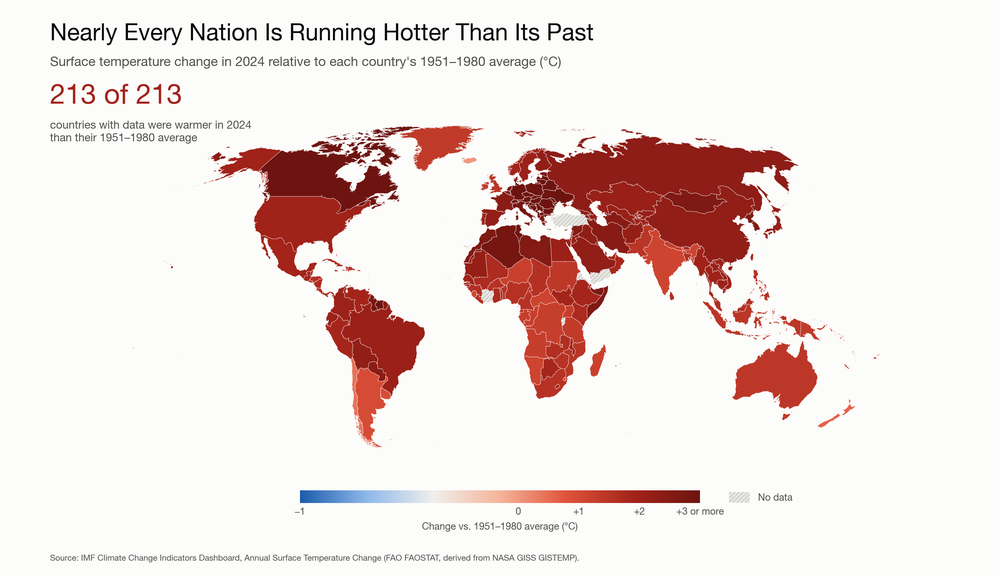
#> input picture viz_A_choropleth.png, 1000 x 575 px, shrunk from 3000 x 1725 before the run
$ python make_checkpoint_pdf.py
#> lines starting #> are read from the running program, lines starting #| are printed output that depends on the picture
"""Build checkpoint_skeleton.pdf: 3 letter-landscape pages.

Page 1: Viz A + Viz A2 (both "it's real" charts).
Page 2: Viz B + Viz C (both "it's overstated" charts).
Page 3: proposition, leaning and deceptive-technique bullets.

Pages 1-2 carry neutral headings so they don't give away which side each argues;
page 3 explains it.
"""
from pathlib import Path

import matplotlib.image as mpimg
import matplotlib.pyplot as plt
from matplotlib.backends.backend_pdf import PdfPages
from matplotlib.patches import Rectangle

ROOT = Path(__file__).parent
INK_2 = "#52514e"

plt.rcParams["font.family"] = ["Helvetica Neue", "Helvetica", "Arial", "DejaVu Sans"]


def chart_page(pdf, heading, image, second=None, placeholder=None):
    """Two charts stacked on one page; `second` is an image file, or `placeholder` text if not built yet."""
#> called with heading = 'Set 1', image = 'viz_A_choropleth.png', second = 'viz_A2_share_warmer.png'
    fig = plt.figure(figsize=(11, 8.5))
    fig.text(0.05, 0.955, heading, fontsize=16, fontweight="bold")
    ax = fig.add_axes([0.05, 0.47, 0.9, 0.46])
    ax.imshow(mpimg.imread(ROOT / image))
    ax.set_axis_off()
    box = fig.add_axes([0.05, 0.04, 0.9, 0.39])
    box.set_axis_off()
    if second:
        box.imshow(mpimg.imread(ROOT / second))
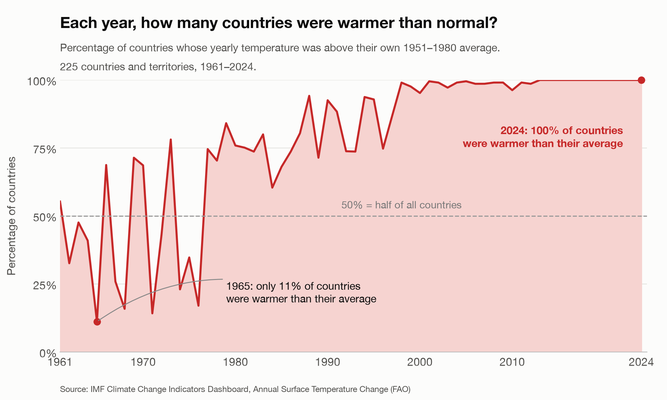
#> input picture viz_A2_share_warmer.png, 667 x 400 px, shrunk from 2000 x 1200 before the run
    else:
        box.add_patch(Rectangle((0, 0), 1, 1, fill=False, ls="--", ec=INK_2, transform=box.transAxes))
        box.text(0.5, 0.5, placeholder, ha="center", va="center", fontsize=13, color=INK_2,
                 transform=box.transAxes)
    pdf.savefig(fig)
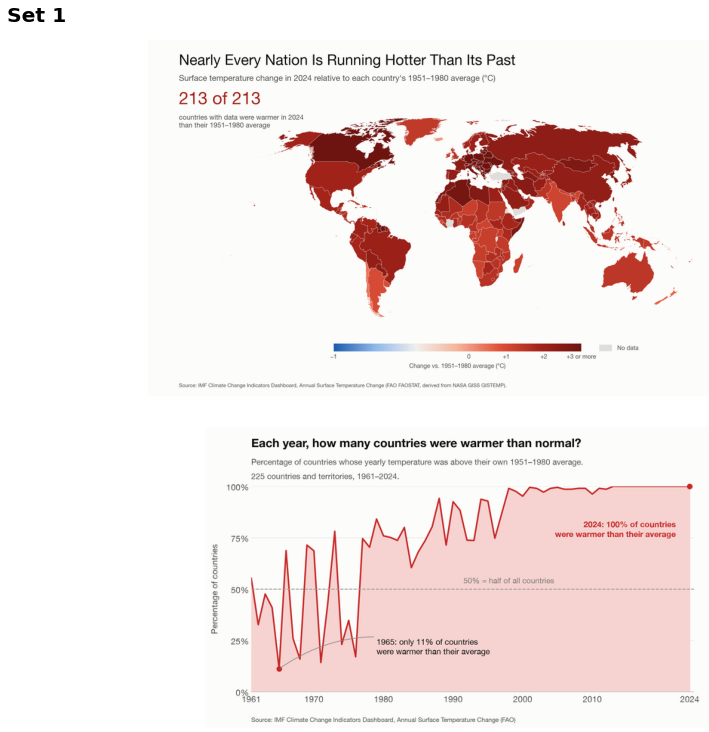
#> figure drawn by matplotlib, 2 panels
    plt.close(fig)


with PdfPages(ROOT / "checkpoint_skeleton.pdf") as pdf:
    chart_page(pdf, "Set 1", "viz_A_choropleth.png", second="viz_A2_share_warmer.png")
    chart_page(pdf, "Set 2", "viz_B_yoy.png", second="viz_C_wide_axis.png")
#> call 2 of chart_page, with heading = 'Set 2', image = 'viz_B_yoy.png', second = 'viz_C_wide_axis.png'
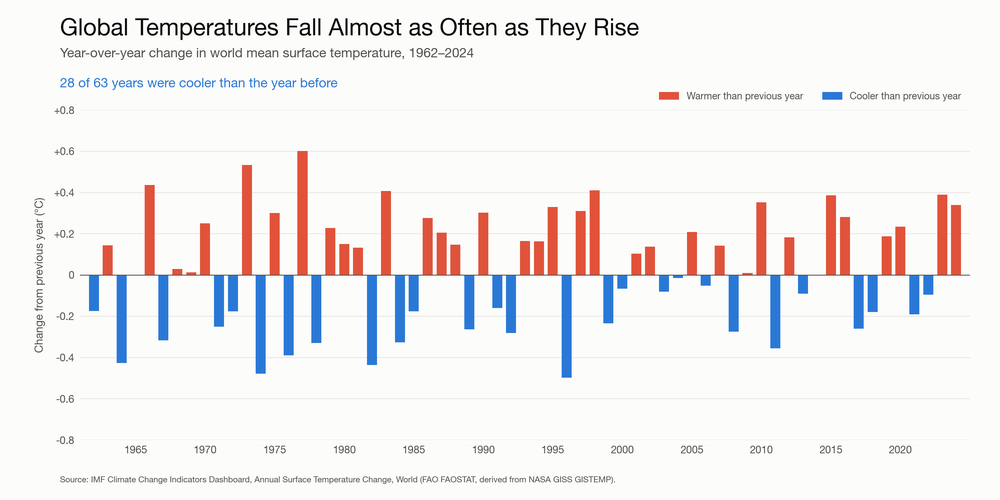
#> input picture viz_B_yoy.png, 1000 x 500 px, shrunk from 3000 x 1500 before the run
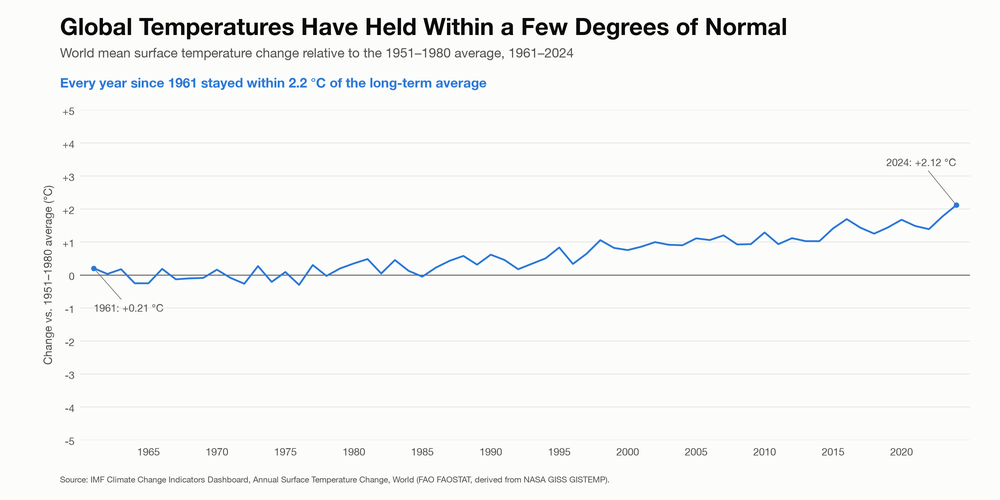
#> input picture viz_C_wide_axis.png, 1000 x 500 px, shrunk from 3000 x 1500 before the run

#> (the run stopped early here; a loop or call above may not have finished)
